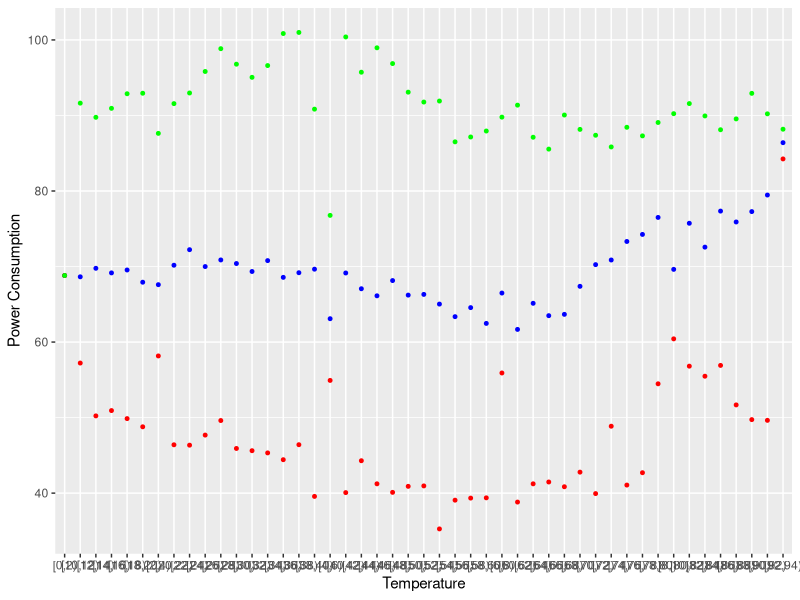

This figure's R source: (Note: this script raises an error after producing the figure.)
setwd("~/work/big-data-analytics-harvard/week1-Jan-29-2016/assignment");
power.consumption.dataframe <- read.delim("2006Data.csv", sep=",");
range(power.consumption.dataframe$Temperature);
temperature_breaks <- seq(0,94,by=2);
tapply(power.consumption.dataframe$Power, cut(power.consumption.dataframe$Temperature, temperature_breaks, right=FALSE), mean);
tapply(power.consumption.dataframe$Power, cut(power.consumption.dataframe$Temperature, temperature_breaks, right=FALSE), min);
tapply(power.consumption.dataframe$Power, cut(power.consumption.dataframe$Temperature, temperature_breaks, right=FALSE), max);
power.consumption.matrix <- matrix(tapply(power.consumption.dataframe$Power, cut(power.consumption.dataframe$Temperature, temperature_breaks, right=FALSE), mean));
power.consumption.matrix <- cbind(power.consumption.matrix, tapply(power.consumption.dataframe$Power, cut(power.consumption.dataframe$Temperature, temperature_breaks, right=FALSE), min));
power.consumption.matrix <- cbind(power.consumption.matrix, tapply(power.consumption.dataframe$Power, cut(power.consumption.dataframe$Temperature, temperature_breaks, right=FALSE), max));
colnames(power.consumption.matrix) <- c("average.power", "min.power", "max.power");
power.consumption.matrix;
install.packages("ggplot2");
library("ggplot2");
power.consumption.metrics.dataframe <- data.frame(power.consumption.matrix);
ggplot(power.consumption.metrics.dataframe) + geom_point(aes(x =rownames(power.consumption.metrics.dataframe), y = average.power), color="blue",size=1) + geom_point(aes(x =rownames(power.consumption.metrics.dataframe), y = min.power), color="red",size=1) + geom_point(aes(x =rownames(power.consumption.metrics.dataframe), y = max.power), color="green",size=1) + xlab("Temperature") + ylab("Power Consumption");
average.power.consumption.matrix <- matrix(average.temperatures.vector);
average.power.consumption.matrix <- cbind(average.power.consumption.matrix, tapply(power.consumption.dataframe$Power, cut(power.consumption.dataframe$Temperature, temperature_breaks , right=FALSE), mean));
colnames(average.power.consumption.matrix) <- c("average.temperature", "average.power.consumption");
average.power.consumption.matrix;
var(average.power.consumption.matrix);
min.power.consumption.matrix <- matrix(average.temperatures.vector);
min.power.consumption.matrix <- cbind(min.power.consumption.matrix, tapply(power.consumption.dataframe$Power, cut(power.consumption.dataframe$Temperature, temperature_breaks , right=FALSE), min));
colnames(min.power.consumption.matrix) <- c("average.temperature", "min.power.consumption");
min.power.consumption.matrix;
var(min.power.consumption.matrix);
max.power.consumption.matrix <- matrix(average.temperatures.vector);
max.power.consumption.matrix <- cbind(max.power.consumption.matrix, tapply(power.consumption.dataframe$Power, cut(power.consumption.dataframe$Temperature, temperature_breaks , right=FALSE), max));
colnames(max.power.consumption.matrix) <- c("average.temperature", "max.power.consumption");
max.power.consumption.matrix;
var(max.power.consumption.matrix);